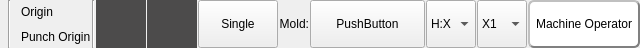
<?xml version="1.0" encoding="UTF-8"?>
<ui version="4.0">
 <class>ICProgramHeadFrame</class>
 <widget class="QFrame" name="ICProgramHeadFrame">
  <property name="geometry">
   <rect>
    <x>0</x>
    <y>0</y>
    <width>640</width>
    <height>48</height>
   </rect>
  </property>
  <property name="maximumSize">
   <size>
    <width>640</width>
    <height>16777215</height>
   </size>
  </property>
  <property name="windowTitle">
   <string>Frame</string>
  </property>
  <property name="styleSheet">
   <string notr="true">QMessageBox QAbstractButton
{
    min-width: 90px;
	min-height:30px;
}
</string>
  </property>
  <layout class="QHBoxLayout" name="horizontalLayout">
   <property name="spacing">
    <number>1</number>
   </property>
   <property name="leftMargin">
    <number>0</number>
   </property>
   <property name="topMargin">
    <number>0</number>
   </property>
   <property name="rightMargin">
    <number>0</number>
   </property>
   <property name="bottomMargin">
    <number>0</number>
   </property>
   <item>
    <widget class="QLabel" name="currentTimeLabel">
     <property name="text">
      <string/>
     </property>
     <property name="alignment">
      <set>Qt::AlignCenter</set>
     </property>
    </widget>
   </item>
   <item>
    <widget class="Line" name="line">
     <property name="orientation">
      <enum>Qt::Vertical</enum>
     </property>
    </widget>
   </item>
   <item>
    <layout class="QGridLayout" name="gridLayout">
     <property name="spacing">
      <number>2</number>
     </property>
     <item row="0" column="0">
      <widget class="QLabel" name="robotOrigin">
       <property name="text">
        <string/>
       </property>
       <property name="pixmap">
        <pixmap resource="../iciomonitor/iciomonitor.qrc">:/resource/ledgray(16).png</pixmap>
       </property>
      </widget>
     </item>
     <item row="0" column="1" colspan="2">
      <widget class="QLabel" name="label_3">
       <property name="text">
        <string>Origin</string>
       </property>
      </widget>
     </item>
     <item row="1" column="0">
      <widget class="QLabel" name="punchOrigin">
       <property name="text">
        <string/>
       </property>
       <property name="pixmap">
        <pixmap resource="../iciomonitor/iciomonitor.qrc">:/resource/ledgray(16).png</pixmap>
       </property>
      </widget>
     </item>
     <item row="1" column="1" colspan="2">
      <widget class="QLabel" name="label_4">
       <property name="text">
        <string>Punch Origin</string>
       </property>
      </widget>
     </item>
    </layout>
   </item>
   <item>
    <widget class="Line" name="line_3">
     <property name="orientation">
      <enum>Qt::Vertical</enum>
     </property>
    </widget>
   </item>
   <item>
    <widget class="QLabel" name="statusLabel">
     <property name="minimumSize">
      <size>
       <width>50</width>
       <height>0</height>
      </size>
     </property>
     <property name="maximumSize">
      <size>
       <width>50</width>
       <height>16777215</height>
      </size>
     </property>
     <property name="palette">
      <palette>
       <active>
        <colorrole role="WindowText">
         <brush brushstyle="SolidPattern">
          <color alpha="255">
           <red>255</red>
           <green>255</green>
           <blue>0</blue>
          </color>
         </brush>
        </colorrole>
        <colorrole role="Button">
         <brush brushstyle="SolidPattern">
          <color alpha="255">
           <red>76</red>
           <green>75</green>
           <blue>75</blue>
          </color>
         </brush>
        </colorrole>
        <colorrole role="Light">
         <brush brushstyle="SolidPattern">
          <color alpha="255">
           <red>114</red>
           <green>112</green>
           <blue>112</blue>
          </color>
         </brush>
        </colorrole>
        <colorrole role="Midlight">
         <brush brushstyle="SolidPattern">
          <color alpha="255">
           <red>95</red>
           <green>93</green>
           <blue>93</blue>
          </color>
         </brush>
        </colorrole>
        <colorrole role="Dark">
         <brush brushstyle="SolidPattern">
          <color alpha="255">
           <red>38</red>
           <green>37</green>
           <blue>37</blue>
          </color>
         </brush>
        </colorrole>
        <colorrole role="Mid">
         <brush brushstyle="SolidPattern">
          <color alpha="255">
           <red>50</red>
           <green>50</green>
           <blue>50</blue>
          </color>
         </brush>
        </colorrole>
        <colorrole role="Text">
         <brush brushstyle="SolidPattern">
          <color alpha="255">
           <red>255</red>
           <green>255</green>
           <blue>255</blue>
          </color>
         </brush>
        </colorrole>
        <colorrole role="BrightText">
         <brush brushstyle="SolidPattern">
          <color alpha="255">
           <red>255</red>
           <green>255</green>
           <blue>255</blue>
          </color>
         </brush>
        </colorrole>
        <colorrole role="ButtonText">
         <brush brushstyle="SolidPattern">
          <color alpha="255">
           <red>255</red>
           <green>255</green>
           <blue>255</blue>
          </color>
         </brush>
        </colorrole>
        <colorrole role="Base">
         <brush brushstyle="SolidPattern">
          <color alpha="255">
           <red>0</red>
           <green>0</green>
           <blue>0</blue>
          </color>
         </brush>
        </colorrole>
        <colorrole role="Window">
         <brush brushstyle="SolidPattern">
          <color alpha="255">
           <red>76</red>
           <green>75</green>
           <blue>75</blue>
          </color>
         </brush>
        </colorrole>
        <colorrole role="Shadow">
         <brush brushstyle="SolidPattern">
          <color alpha="255">
           <red>0</red>
           <green>0</green>
           <blue>0</blue>
          </color>
         </brush>
        </colorrole>
        <colorrole role="AlternateBase">
         <brush brushstyle="SolidPattern">
          <color alpha="255">
           <red>38</red>
           <green>37</green>
           <blue>37</blue>
          </color>
         </brush>
        </colorrole>
        <colorrole role="ToolTipBase">
         <brush brushstyle="SolidPattern">
          <color alpha="255">
           <red>255</red>
           <green>255</green>
           <blue>220</blue>
          </color>
         </brush>
        </colorrole>
        <colorrole role="ToolTipText">
         <brush brushstyle="SolidPattern">
          <color alpha="255">
           <red>0</red>
           <green>0</green>
           <blue>0</blue>
          </color>
         </brush>
        </colorrole>
       </active>
       <inactive>
        <colorrole role="WindowText">
         <brush brushstyle="SolidPattern">
          <color alpha="255">
           <red>255</red>
           <green>255</green>
           <blue>0</blue>
          </color>
         </brush>
        </colorrole>
        <colorrole role="Button">
         <brush brushstyle="SolidPattern">
          <color alpha="255">
           <red>76</red>
           <green>75</green>
           <blue>75</blue>
          </color>
         </brush>
        </colorrole>
        <colorrole role="Light">
         <brush brushstyle="SolidPattern">
          <color alpha="255">
           <red>114</red>
           <green>112</green>
           <blue>112</blue>
          </color>
         </brush>
        </colorrole>
        <colorrole role="Midlight">
         <brush brushstyle="SolidPattern">
          <color alpha="255">
           <red>95</red>
           <green>93</green>
           <blue>93</blue>
          </color>
         </brush>
        </colorrole>
        <colorrole role="Dark">
         <brush brushstyle="SolidPattern">
          <color alpha="255">
           <red>38</red>
           <green>37</green>
           <blue>37</blue>
          </color>
         </brush>
        </colorrole>
        <colorrole role="Mid">
         <brush brushstyle="SolidPattern">
          <color alpha="255">
           <red>50</red>
           <green>50</green>
           <blue>50</blue>
          </color>
         </brush>
        </colorrole>
        <colorrole role="Text">
         <brush brushstyle="SolidPattern">
          <color alpha="255">
           <red>255</red>
           <green>255</green>
           <blue>255</blue>
          </color>
         </brush>
        </colorrole>
        <colorrole role="BrightText">
         <brush brushstyle="SolidPattern">
          <color alpha="255">
           <red>255</red>
           <green>255</green>
           <blue>255</blue>
          </color>
         </brush>
        </colorrole>
        <colorrole role="ButtonText">
         <brush brushstyle="SolidPattern">
          <color alpha="255">
           <red>255</red>
           <green>255</green>
           <blue>255</blue>
          </color>
         </brush>
        </colorrole>
        <colorrole role="Base">
         <brush brushstyle="SolidPattern">
          <color alpha="255">
           <red>0</red>
           <green>0</green>
           <blue>0</blue>
          </color>
         </brush>
        </colorrole>
        <colorrole role="Window">
         <brush brushstyle="SolidPattern">
          <color alpha="255">
           <red>76</red>
           <green>75</green>
           <blue>75</blue>
          </color>
         </brush>
        </colorrole>
        <colorrole role="Shadow">
         <brush brushstyle="SolidPattern">
          <color alpha="255">
           <red>0</red>
           <green>0</green>
           <blue>0</blue>
          </color>
         </brush>
        </colorrole>
        <colorrole role="AlternateBase">
         <brush brushstyle="SolidPattern">
          <color alpha="255">
           <red>38</red>
           <green>37</green>
           <blue>37</blue>
          </color>
         </brush>
        </colorrole>
        <colorrole role="ToolTipBase">
         <brush brushstyle="SolidPattern">
          <color alpha="255">
           <red>255</red>
           <green>255</green>
           <blue>220</blue>
          </color>
         </brush>
        </colorrole>
        <colorrole role="ToolTipText">
         <brush brushstyle="SolidPattern">
          <color alpha="255">
           <red>0</red>
           <green>0</green>
           <blue>0</blue>
          </color>
         </brush>
        </colorrole>
       </inactive>
       <disabled>
        <colorrole role="WindowText">
         <brush brushstyle="SolidPattern">
          <color alpha="255">
           <red>38</red>
           <green>37</green>
           <blue>37</blue>
          </color>
         </brush>
        </colorrole>
        <colorrole role="Button">
         <brush brushstyle="SolidPattern">
          <color alpha="255">
           <red>76</red>
           <green>75</green>
           <blue>75</blue>
          </color>
         </brush>
        </colorrole>
        <colorrole role="Light">
         <brush brushstyle="SolidPattern">
          <color alpha="255">
           <red>114</red>
           <green>112</green>
           <blue>112</blue>
          </color>
         </brush>
        </colorrole>
        <colorrole role="Midlight">
         <brush brushstyle="SolidPattern">
          <color alpha="255">
           <red>95</red>
           <green>93</green>
           <blue>93</blue>
          </color>
         </brush>
        </colorrole>
        <colorrole role="Dark">
         <brush brushstyle="SolidPattern">
          <color alpha="255">
           <red>38</red>
           <green>37</green>
           <blue>37</blue>
          </color>
         </brush>
        </colorrole>
        <colorrole role="Mid">
         <brush brushstyle="SolidPattern">
          <color alpha="255">
           <red>50</red>
           <green>50</green>
           <blue>50</blue>
          </color>
         </brush>
        </colorrole>
        <colorrole role="Text">
         <brush brushstyle="SolidPattern">
          <color alpha="255">
           <red>38</red>
           <green>37</green>
           <blue>37</blue>
          </color>
         </brush>
        </colorrole>
        <colorrole role="BrightText">
         <brush brushstyle="SolidPattern">
          <color alpha="255">
           <red>255</red>
           <green>255</green>
           <blue>255</blue>
          </color>
         </brush>
        </colorrole>
        <colorrole role="ButtonText">
         <brush brushstyle="SolidPattern">
          <color alpha="255">
           <red>38</red>
           <green>37</green>
           <blue>37</blue>
          </color>
         </brush>
        </colorrole>
        <colorrole role="Base">
         <brush brushstyle="SolidPattern">
          <color alpha="255">
           <red>76</red>
           <green>75</green>
           <blue>75</blue>
          </color>
         </brush>
        </colorrole>
        <colorrole role="Window">
         <brush brushstyle="SolidPattern">
          <color alpha="255">
           <red>76</red>
           <green>75</green>
           <blue>75</blue>
          </color>
         </brush>
        </colorrole>
        <colorrole role="Shadow">
         <brush brushstyle="SolidPattern">
          <color alpha="255">
           <red>0</red>
           <green>0</green>
           <blue>0</blue>
          </color>
         </brush>
        </colorrole>
        <colorrole role="AlternateBase">
         <brush brushstyle="SolidPattern">
          <color alpha="255">
           <red>76</red>
           <green>75</green>
           <blue>75</blue>
          </color>
         </brush>
        </colorrole>
        <colorrole role="ToolTipBase">
         <brush brushstyle="SolidPattern">
          <color alpha="255">
           <red>255</red>
           <green>255</green>
           <blue>220</blue>
          </color>
         </brush>
        </colorrole>
        <colorrole role="ToolTipText">
         <brush brushstyle="SolidPattern">
          <color alpha="255">
           <red>0</red>
           <green>0</green>
           <blue>0</blue>
          </color>
         </brush>
        </colorrole>
       </disabled>
      </palette>
     </property>
     <property name="font">
      <font>
       <weight>75</weight>
       <bold>true</bold>
      </font>
     </property>
     <property name="autoFillBackground">
      <bool>true</bool>
     </property>
     <property name="text">
      <string/>
     </property>
     <property name="alignment">
      <set>Qt::AlignCenter</set>
     </property>
    </widget>
   </item>
   <item>
    <widget class="QLabel" name="controlStatus">
     <property name="minimumSize">
      <size>
       <width>50</width>
       <height>0</height>
      </size>
     </property>
     <property name="maximumSize">
      <size>
       <width>50</width>
       <height>16777215</height>
      </size>
     </property>
     <property name="palette">
      <palette>
       <active>
        <colorrole role="WindowText">
         <brush brushstyle="SolidPattern">
          <color alpha="255">
           <red>255</red>
           <green>255</green>
           <blue>0</blue>
          </color>
         </brush>
        </colorrole>
        <colorrole role="Button">
         <brush brushstyle="SolidPattern">
          <color alpha="255">
           <red>76</red>
           <green>75</green>
           <blue>75</blue>
          </color>
         </brush>
        </colorrole>
        <colorrole role="Light">
         <brush brushstyle="SolidPattern">
          <color alpha="255">
           <red>114</red>
           <green>112</green>
           <blue>112</blue>
          </color>
         </brush>
        </colorrole>
        <colorrole role="Midlight">
         <brush brushstyle="SolidPattern">
          <color alpha="255">
           <red>95</red>
           <green>93</green>
           <blue>93</blue>
          </color>
         </brush>
        </colorrole>
        <colorrole role="Dark">
         <brush brushstyle="SolidPattern">
          <color alpha="255">
           <red>38</red>
           <green>37</green>
           <blue>37</blue>
          </color>
         </brush>
        </colorrole>
        <colorrole role="Mid">
         <brush brushstyle="SolidPattern">
          <color alpha="255">
           <red>50</red>
           <green>50</green>
           <blue>50</blue>
          </color>
         </brush>
        </colorrole>
        <colorrole role="Text">
         <brush brushstyle="SolidPattern">
          <color alpha="255">
           <red>255</red>
           <green>255</green>
           <blue>255</blue>
          </color>
         </brush>
        </colorrole>
        <colorrole role="BrightText">
         <brush brushstyle="SolidPattern">
          <color alpha="255">
           <red>255</red>
           <green>255</green>
           <blue>255</blue>
          </color>
         </brush>
        </colorrole>
        <colorrole role="ButtonText">
         <brush brushstyle="SolidPattern">
          <color alpha="255">
           <red>255</red>
           <green>255</green>
           <blue>255</blue>
          </color>
         </brush>
        </colorrole>
        <colorrole role="Base">
         <brush brushstyle="SolidPattern">
          <color alpha="255">
           <red>0</red>
           <green>0</green>
           <blue>0</blue>
          </color>
         </brush>
        </colorrole>
        <colorrole role="Window">
         <brush brushstyle="SolidPattern">
          <color alpha="255">
           <red>76</red>
           <green>75</green>
           <blue>75</blue>
          </color>
         </brush>
        </colorrole>
        <colorrole role="Shadow">
         <brush brushstyle="SolidPattern">
          <color alpha="255">
           <red>0</red>
           <green>0</green>
           <blue>0</blue>
          </color>
         </brush>
        </colorrole>
        <colorrole role="AlternateBase">
         <brush brushstyle="SolidPattern">
          <color alpha="255">
           <red>38</red>
           <green>37</green>
           <blue>37</blue>
          </color>
         </brush>
        </colorrole>
        <colorrole role="ToolTipBase">
         <brush brushstyle="SolidPattern">
          <color alpha="255">
           <red>255</red>
           <green>255</green>
           <blue>220</blue>
          </color>
         </brush>
        </colorrole>
        <colorrole role="ToolTipText">
         <brush brushstyle="SolidPattern">
          <color alpha="255">
           <red>0</red>
           <green>0</green>
           <blue>0</blue>
          </color>
         </brush>
        </colorrole>
       </active>
       <inactive>
        <colorrole role="WindowText">
         <brush brushstyle="SolidPattern">
          <color alpha="255">
           <red>255</red>
           <green>255</green>
           <blue>0</blue>
          </color>
         </brush>
        </colorrole>
        <colorrole role="Button">
         <brush brushstyle="SolidPattern">
          <color alpha="255">
           <red>76</red>
           <green>75</green>
           <blue>75</blue>
          </color>
         </brush>
        </colorrole>
        <colorrole role="Light">
         <brush brushstyle="SolidPattern">
          <color alpha="255">
           <red>114</red>
           <green>112</green>
           <blue>112</blue>
          </color>
         </brush>
        </colorrole>
        <colorrole role="Midlight">
         <brush brushstyle="SolidPattern">
          <color alpha="255">
           <red>95</red>
           <green>93</green>
           <blue>93</blue>
          </color>
         </brush>
        </colorrole>
        <colorrole role="Dark">
         <brush brushstyle="SolidPattern">
          <color alpha="255">
           <red>38</red>
           <green>37</green>
           <blue>37</blue>
          </color>
         </brush>
        </colorrole>
        <colorrole role="Mid">
         <brush brushstyle="SolidPattern">
          <color alpha="255">
           <red>50</red>
           <green>50</green>
           <blue>50</blue>
          </color>
         </brush>
        </colorrole>
        <colorrole role="Text">
         <brush brushstyle="SolidPattern">
          <color alpha="255">
           <red>255</red>
           <green>255</green>
           <blue>255</blue>
          </color>
         </brush>
        </colorrole>
        <colorrole role="BrightText">
         <brush brushstyle="SolidPattern">
          <color alpha="255">
           <red>255</red>
           <green>255</green>
           <blue>255</blue>
          </color>
         </brush>
        </colorrole>
        <colorrole role="ButtonText">
         <brush brushstyle="SolidPattern">
          <color alpha="255">
           <red>255</red>
           <green>255</green>
           <blue>255</blue>
          </color>
         </brush>
        </colorrole>
        <colorrole role="Base">
         <brush brushstyle="SolidPattern">
          <color alpha="255">
           <red>0</red>
           <green>0</green>
           <blue>0</blue>
          </color>
         </brush>
        </colorrole>
        <colorrole role="Window">
         <brush brushstyle="SolidPattern">
          <color alpha="255">
           <red>76</red>
           <green>75</green>
           <blue>75</blue>
          </color>
         </brush>
        </colorrole>
        <colorrole role="Shadow">
         <brush brushstyle="SolidPattern">
          <color alpha="255">
           <red>0</red>
           <green>0</green>
           <blue>0</blue>
          </color>
         </brush>
        </colorrole>
        <colorrole role="AlternateBase">
         <brush brushstyle="SolidPattern">
          <color alpha="255">
           <red>38</red>
           <green>37</green>
           <blue>37</blue>
          </color>
         </brush>
        </colorrole>
        <colorrole role="ToolTipBase">
         <brush brushstyle="SolidPattern">
          <color alpha="255">
           <red>255</red>
           <green>255</green>
           <blue>220</blue>
          </color>
         </brush>
        </colorrole>
        <colorrole role="ToolTipText">
         <brush brushstyle="SolidPattern">
          <color alpha="255">
           <red>0</red>
           <green>0</green>
           <blue>0</blue>
          </color>
         </brush>
        </colorrole>
       </inactive>
       <disabled>
        <colorrole role="WindowText">
         <brush brushstyle="SolidPattern">
          <color alpha="255">
           <red>38</red>
           <green>37</green>
           <blue>37</blue>
          </color>
         </brush>
        </colorrole>
        <colorrole role="Button">
         <brush brushstyle="SolidPattern">
          <color alpha="255">
           <red>76</red>
           <green>75</green>
           <blue>75</blue>
          </color>
         </brush>
        </colorrole>
        <colorrole role="Light">
         <brush brushstyle="SolidPattern">
          <color alpha="255">
           <red>114</red>
           <green>112</green>
           <blue>112</blue>
          </color>
         </brush>
        </colorrole>
        <colorrole role="Midlight">
         <brush brushstyle="SolidPattern">
          <color alpha="255">
           <red>95</red>
           <green>93</green>
           <blue>93</blue>
          </color>
         </brush>
        </colorrole>
        <colorrole role="Dark">
         <brush brushstyle="SolidPattern">
          <color alpha="255">
           <red>38</red>
           <green>37</green>
           <blue>37</blue>
          </color>
         </brush>
        </colorrole>
        <colorrole role="Mid">
         <brush brushstyle="SolidPattern">
          <color alpha="255">
           <red>50</red>
           <green>50</green>
           <blue>50</blue>
          </color>
         </brush>
        </colorrole>
        <colorrole role="Text">
         <brush brushstyle="SolidPattern">
          <color alpha="255">
           <red>38</red>
           <green>37</green>
           <blue>37</blue>
          </color>
         </brush>
        </colorrole>
        <colorrole role="BrightText">
         <brush brushstyle="SolidPattern">
          <color alpha="255">
           <red>255</red>
           <green>255</green>
           <blue>255</blue>
          </color>
         </brush>
        </colorrole>
        <colorrole role="ButtonText">
         <brush brushstyle="SolidPattern">
          <color alpha="255">
           <red>38</red>
           <green>37</green>
           <blue>37</blue>
          </color>
         </brush>
        </colorrole>
        <colorrole role="Base">
         <brush brushstyle="SolidPattern">
          <color alpha="255">
           <red>76</red>
           <green>75</green>
           <blue>75</blue>
          </color>
         </brush>
        </colorrole>
        <colorrole role="Window">
         <brush brushstyle="SolidPattern">
          <color alpha="255">
           <red>76</red>
           <green>75</green>
           <blue>75</blue>
          </color>
         </brush>
        </colorrole>
        <colorrole role="Shadow">
         <brush brushstyle="SolidPattern">
          <color alpha="255">
           <red>0</red>
           <green>0</green>
           <blue>0</blue>
          </color>
         </brush>
        </colorrole>
        <colorrole role="AlternateBase">
         <brush brushstyle="SolidPattern">
          <color alpha="255">
           <red>76</red>
           <green>75</green>
           <blue>75</blue>
          </color>
         </brush>
        </colorrole>
        <colorrole role="ToolTipBase">
         <brush brushstyle="SolidPattern">
          <color alpha="255">
           <red>255</red>
           <green>255</green>
           <blue>220</blue>
          </color>
         </brush>
        </colorrole>
        <colorrole role="ToolTipText">
         <brush brushstyle="SolidPattern">
          <color alpha="255">
           <red>0</red>
           <green>0</green>
           <blue>0</blue>
          </color>
         </brush>
        </colorrole>
       </disabled>
      </palette>
     </property>
     <property name="font">
      <font>
       <weight>75</weight>
       <bold>true</bold>
      </font>
     </property>
     <property name="autoFillBackground">
      <bool>true</bool>
     </property>
     <property name="text">
      <string/>
     </property>
     <property name="alignment">
      <set>Qt::AlignCenter</set>
     </property>
    </widget>
   </item>
   <item>
    <widget class="QPushButton" name="singleButton">
     <property name="minimumSize">
      <size>
       <width>50</width>
       <height>48</height>
      </size>
     </property>
     <property name="focusPolicy">
      <enum>Qt::NoFocus</enum>
     </property>
     <property name="text">
      <string>Single</string>
     </property>
    </widget>
   </item>
   <item>
    <widget class="QLabel" name="label">
     <property name="text">
      <string>Mold:</string>
     </property>
     <property name="alignment">
      <set>Qt::AlignRight|Qt::AlignTrailing|Qt::AlignVCenter</set>
     </property>
    </widget>
   </item>
   <item>
    <widget class="QPushButton" name="moldNameLabel">
     <property name="sizePolicy">
      <sizepolicy hsizetype="Expanding" vsizetype="Preferred">
       <horstretch>0</horstretch>
       <verstretch>0</verstretch>
      </sizepolicy>
     </property>
     <property name="minimumSize">
      <size>
       <width>75</width>
       <height>0</height>
      </size>
     </property>
     <property name="focusPolicy">
      <enum>Qt::NoFocus</enum>
     </property>
     <property name="text">
      <string>PushButton</string>
     </property>
    </widget>
   </item>
   <item>
    <widget class="ICComboBox" name="handSelect">
     <property name="sizePolicy">
      <sizepolicy hsizetype="Preferred" vsizetype="Preferred">
       <horstretch>0</horstretch>
       <verstretch>0</verstretch>
      </sizepolicy>
     </property>
     <property name="minimumSize">
      <size>
       <width>50</width>
       <height>0</height>
      </size>
     </property>
     <property name="maximumSize">
      <size>
       <width>50</width>
       <height>16777215</height>
      </size>
     </property>
     <property name="focusPolicy">
      <enum>Qt::NoFocus</enum>
     </property>
     <item>
      <property name="text">
       <string>H:X</string>
      </property>
     </item>
     <item>
      <property name="text">
       <string>H:Y</string>
      </property>
     </item>
     <item>
      <property name="text">
       <string>H:S</string>
      </property>
     </item>
     <item>
      <property name="text">
       <string>H:R</string>
      </property>
     </item>
     <item>
      <property name="text">
       <string>H:T</string>
      </property>
     </item>
    </widget>
   </item>
   <item>
    <widget class="ICComboBox" name="handSpeed">
     <property name="sizePolicy">
      <sizepolicy hsizetype="Preferred" vsizetype="Preferred">
       <horstretch>0</horstretch>
       <verstretch>0</verstretch>
      </sizepolicy>
     </property>
     <property name="minimumSize">
      <size>
       <width>50</width>
       <height>0</height>
      </size>
     </property>
     <property name="maximumSize">
      <size>
       <width>50</width>
       <height>16777215</height>
      </size>
     </property>
     <property name="focusPolicy">
      <enum>Qt::NoFocus</enum>
     </property>
     <item>
      <property name="text">
       <string notr="true">X1</string>
      </property>
     </item>
     <item>
      <property name="text">
       <string notr="true">X5</string>
      </property>
     </item>
     <item>
      <property name="text">
       <string notr="true">X10</string>
      </property>
     </item>
    </widget>
   </item>
   <item>
    <widget class="PasswdLevelLabel" name="passwdLevelLabel">
     <property name="minimumSize">
      <size>
       <width>70</width>
       <height>0</height>
      </size>
     </property>
     <property name="focusPolicy">
      <enum>Qt::NoFocus</enum>
     </property>
     <property name="styleSheet">
      <string notr="true">#passwdLevelLabel{
border-style: outset;
border-width: 2px;
border-radius: 6px;
border-color: gray;
background-color: white;
padding-right: 6px;
padding-left:6px;
}</string>
     </property>
     <property name="text">
      <string>Machine Operator</string>
     </property>
     <property name="alignment">
      <set>Qt::AlignCenter</set>
     </property>
    </widget>
   </item>
  </layout>
 </widget>
 <customwidgets>
  <customwidget>
   <class>ICComboBox</class>
   <extends>QComboBox</extends>
   <header>iccombobox.h</header>
  </customwidget>
  <customwidget>
   <class>PasswdLevelLabel</class>
   <extends>QLabel</extends>
   <header>passwdlevellabel.h</header>
  </customwidget>
 </customwidgets>
 <resources>
  <include location="../iciomonitor/iciomonitor.qrc"/>
 </resources>
 <connections/>
</ui>
